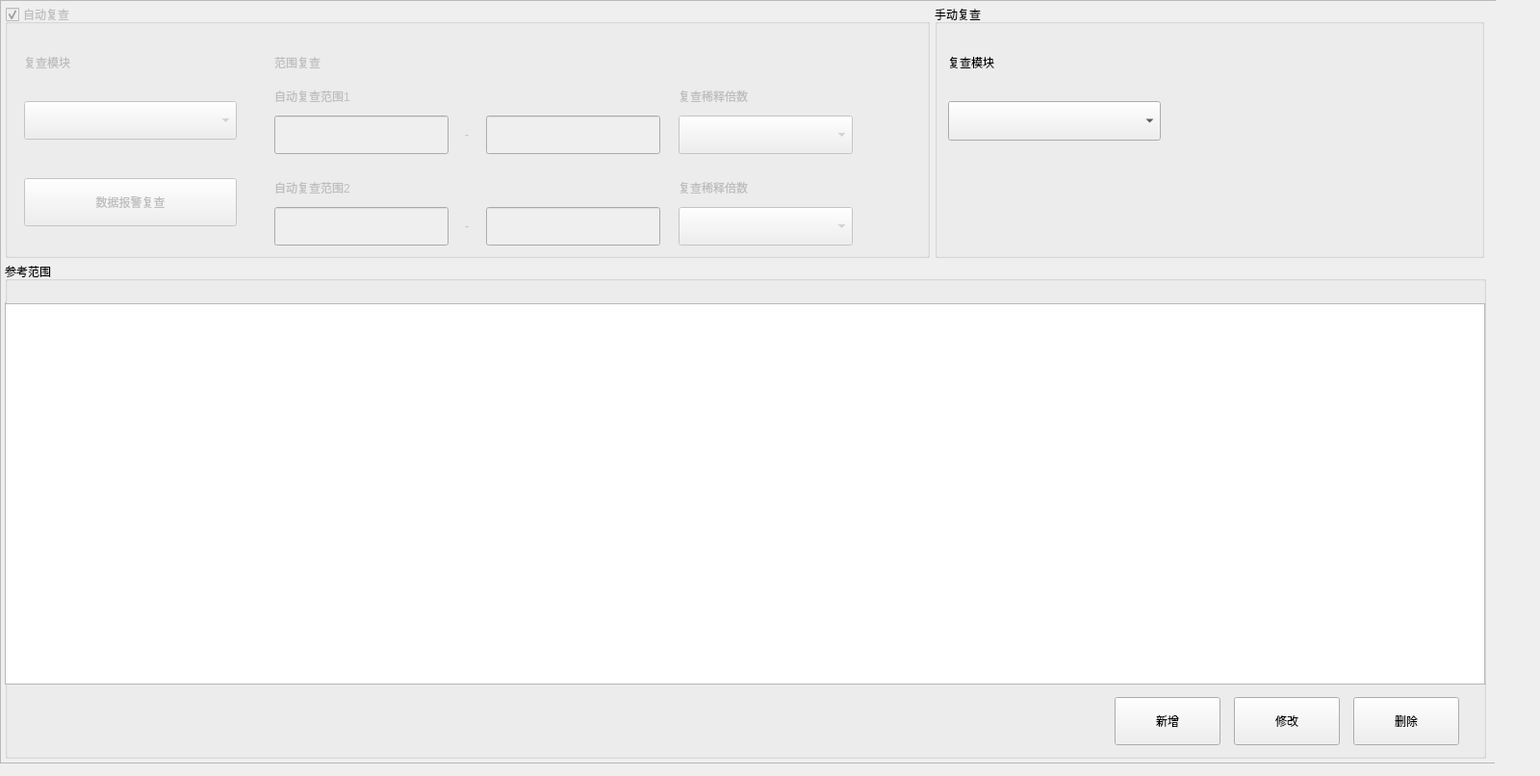
<?xml version="1.0" encoding="UTF-8"?>
<ui version="4.0">
 <class>ImRangeParamWidget</class>
 <widget class="QWidget" name="ImRangeParamWidget">
  <property name="geometry">
   <rect>
    <x>0</x>
    <y>0</y>
    <width>1600</width>
    <height>806</height>
   </rect>
  </property>
  <property name="windowTitle">
   <string>form</string>
  </property>
  <widget class="QGroupBox" name="AccDiaGrpBox">
   <property name="geometry">
    <rect>
     <x>5</x>
     <y>272</y>
     <width>1539</width>
     <height>516</height>
    </rect>
   </property>
   <property name="title">
    <string>参考范围</string>
   </property>
   <property name="checkable">
    <bool>false</bool>
   </property>
   <property name="checked">
    <bool>false</bool>
   </property>
   <property name="borders" stdset="0">
    <string notr="true">group_tit</string>
   </property>
   <widget class="QTableWidget" name="RefRangeTable">
    <property name="geometry">
     <rect>
      <x>0</x>
      <y>43</y>
      <width>1538</width>
      <height>396</height>
     </rect>
    </property>
    <property name="verticalScrollBarPolicy">
     <enum>Qt::ScrollBarAsNeeded</enum>
    </property>
    <property name="horizontalScrollBarPolicy">
     <enum>Qt::ScrollBarAsNeeded</enum>
    </property>
    <property name="showGrid">
     <bool>false</bool>
    </property>
    <property name="rowCount">
     <number>0</number>
    </property>
    <property name="scrolls" stdset="0">
     <string notr="true">layout_noborder_right</string>
    </property>
    <attribute name="horizontalHeaderDefaultSectionSize">
     <number>120</number>
    </attribute>
    <attribute name="horizontalHeaderHighlightSections">
     <bool>false</bool>
    </attribute>
    <attribute name="verticalHeaderDefaultSectionSize">
     <number>44</number>
    </attribute>
   </widget>
   <widget class="QFrame" name="line_h_4">
    <property name="geometry">
     <rect>
      <x>0</x>
      <y>438</y>
      <width>1543</width>
      <height>1</height>
     </rect>
    </property>
    <property name="frameShape">
     <enum>QFrame::StyledPanel</enum>
    </property>
    <property name="frameShadow">
     <enum>QFrame::Raised</enum>
    </property>
    <property name="lines" stdset="0">
     <string>solid</string>
    </property>
   </widget>
   <widget class="QWidget" name="widget" native="true">
    <property name="geometry">
     <rect>
      <x>480</x>
      <y>451</y>
      <width>1031</width>
      <height>52</height>
     </rect>
    </property>
    <layout class="QHBoxLayout" name="horizontalLayout">
     <property name="spacing">
      <number>14</number>
     </property>
     <property name="leftMargin">
      <number>0</number>
     </property>
     <property name="topMargin">
      <number>0</number>
     </property>
     <property name="rightMargin">
      <number>0</number>
     </property>
     <property name="bottomMargin">
      <number>0</number>
     </property>
     <item>
      <spacer name="horizontalSpacer">
       <property name="orientation">
        <enum>Qt::Horizontal</enum>
       </property>
       <property name="sizeHint" stdset="0">
        <size>
         <width>40</width>
         <height>20</height>
        </size>
       </property>
      </spacer>
     </item>
     <item>
      <widget class="QPushButton" name="RefAddBtn">
       <property name="minimumSize">
        <size>
         <width>110</width>
         <height>50</height>
        </size>
       </property>
       <property name="text">
        <string>新增</string>
       </property>
       <property name="buttons" stdset="0">
        <string>btn_dlg</string>
       </property>
      </widget>
     </item>
     <item>
      <widget class="QPushButton" name="RefModBtn">
       <property name="minimumSize">
        <size>
         <width>110</width>
         <height>50</height>
        </size>
       </property>
       <property name="text">
        <string>修改</string>
       </property>
       <property name="buttons" stdset="0">
        <string>btn_dlg</string>
       </property>
      </widget>
     </item>
     <item>
      <widget class="QPushButton" name="RefDelBtn">
       <property name="minimumSize">
        <size>
         <width>110</width>
         <height>50</height>
        </size>
       </property>
       <property name="text">
        <string>删除</string>
       </property>
       <property name="buttons" stdset="0">
        <string>btn_dlg</string>
       </property>
      </widget>
     </item>
    </layout>
   </widget>
  </widget>
  <widget class="QFrame" name="line_h">
   <property name="geometry">
    <rect>
     <x>0</x>
     <y>0</y>
     <width>1554</width>
     <height>1</height>
    </rect>
   </property>
   <property name="frameShape">
    <enum>QFrame::StyledPanel</enum>
   </property>
   <property name="frameShadow">
    <enum>QFrame::Raised</enum>
   </property>
   <property name="lines" stdset="0">
    <string>solid</string>
   </property>
  </widget>
  <widget class="QFrame" name="line_h_3">
   <property name="geometry">
    <rect>
     <x>0</x>
     <y>792</y>
     <width>1553</width>
     <height>1</height>
    </rect>
   </property>
   <property name="frameShape">
    <enum>QFrame::StyledPanel</enum>
   </property>
   <property name="frameShadow">
    <enum>QFrame::Raised</enum>
   </property>
   <property name="lines" stdset="0">
    <string>solid</string>
   </property>
  </widget>
  <widget class="QFrame" name="line_v_2">
   <property name="geometry">
    <rect>
     <x>0</x>
     <y>0</y>
     <width>1</width>
     <height>793</height>
    </rect>
   </property>
   <property name="frameShape">
    <enum>QFrame::StyledPanel</enum>
   </property>
   <property name="frameShadow">
    <enum>QFrame::Raised</enum>
   </property>
   <property name="lines" stdset="0">
    <string>solid</string>
   </property>
  </widget>
  <widget class="QGroupBox" name="groupBoxRetest">
   <property name="enabled">
    <bool>false</bool>
   </property>
   <property name="geometry">
    <rect>
     <x>5</x>
     <y>5</y>
     <width>961</width>
     <height>263</height>
    </rect>
   </property>
   <property name="title">
    <string>自动复查</string>
   </property>
   <property name="checkable">
    <bool>true</bool>
   </property>
   <property name="checked">
    <bool>true</bool>
   </property>
   <property name="borders" stdset="0">
    <string>group_tit_check</string>
   </property>
   <widget class="QPushButton" name="pushButtonAlarmRetestSet">
    <property name="geometry">
     <rect>
      <x>20</x>
      <y>180</y>
      <width>221</width>
      <height>50</height>
     </rect>
    </property>
    <property name="text">
     <string>数据报警复查</string>
    </property>
    <property name="buttons" stdset="0">
     <string>btn_dlg</string>
    </property>
   </widget>
   <widget class="QLabel" name="label_4">
    <property name="geometry">
     <rect>
      <x>280</x>
      <y>40</y>
      <width>321</width>
      <height>40</height>
     </rect>
    </property>
    <property name="text">
     <string>范围复查</string>
    </property>
   </widget>
   <widget class="QLabel" name="label_5">
    <property name="geometry">
     <rect>
      <x>280</x>
      <y>75</y>
      <width>401</width>
      <height>40</height>
     </rect>
    </property>
    <property name="text">
     <string>自动复查范围1</string>
    </property>
   </widget>
   <widget class="QLineEdit" name="lineEditAutoRetestRange1Lower">
    <property name="geometry">
     <rect>
      <x>280</x>
      <y>115</y>
      <width>181</width>
      <height>40</height>
     </rect>
    </property>
   </widget>
   <widget class="QLabel" name="label_6">
    <property name="geometry">
     <rect>
      <x>470</x>
      <y>115</y>
      <width>20</width>
      <height>40</height>
     </rect>
    </property>
    <property name="text">
     <string>-</string>
    </property>
    <property name="alignment">
     <set>Qt::AlignCenter</set>
    </property>
   </widget>
   <widget class="QLineEdit" name="lineEditAutoRetestRange1Upper">
    <property name="geometry">
     <rect>
      <x>500</x>
      <y>115</y>
      <width>181</width>
      <height>40</height>
     </rect>
    </property>
   </widget>
   <widget class="QComboBox" name="comboBoxRetestDuliRate1">
    <property name="geometry">
     <rect>
      <x>700</x>
      <y>115</y>
      <width>181</width>
      <height>40</height>
     </rect>
    </property>
   </widget>
   <widget class="QLabel" name="label_7">
    <property name="geometry">
     <rect>
      <x>700</x>
      <y>75</y>
      <width>251</width>
      <height>40</height>
     </rect>
    </property>
    <property name="text">
     <string>复查稀释倍数</string>
    </property>
   </widget>
   <widget class="QLineEdit" name="lineEditAutoRetestRange2Lower">
    <property name="geometry">
     <rect>
      <x>280</x>
      <y>210</y>
      <width>181</width>
      <height>40</height>
     </rect>
    </property>
   </widget>
   <widget class="QComboBox" name="comboBoxRetestDuliRate2">
    <property name="geometry">
     <rect>
      <x>700</x>
      <y>210</y>
      <width>181</width>
      <height>40</height>
     </rect>
    </property>
   </widget>
   <widget class="QLabel" name="label_8">
    <property name="geometry">
     <rect>
      <x>280</x>
      <y>170</y>
      <width>401</width>
      <height>40</height>
     </rect>
    </property>
    <property name="text">
     <string>自动复查范围2</string>
    </property>
   </widget>
   <widget class="QLabel" name="label_9">
    <property name="geometry">
     <rect>
      <x>700</x>
      <y>170</y>
      <width>301</width>
      <height>40</height>
     </rect>
    </property>
    <property name="text">
     <string>复查稀释倍数</string>
    </property>
   </widget>
   <widget class="QLineEdit" name="lineEditAutoRetestRange2Upper">
    <property name="geometry">
     <rect>
      <x>500</x>
      <y>210</y>
      <width>181</width>
      <height>40</height>
     </rect>
    </property>
   </widget>
   <widget class="QLabel" name="label_10">
    <property name="geometry">
     <rect>
      <x>470</x>
      <y>210</y>
      <width>20</width>
      <height>40</height>
     </rect>
    </property>
    <property name="text">
     <string>-</string>
    </property>
    <property name="alignment">
     <set>Qt::AlignCenter</set>
    </property>
   </widget>
   <widget class="QLabel" name="label_11">
    <property name="geometry">
     <rect>
      <x>20</x>
      <y>40</y>
      <width>231</width>
      <height>40</height>
     </rect>
    </property>
    <property name="text">
     <string>复查模块</string>
    </property>
   </widget>
   <widget class="QComboBox" name="comboBoxModuelDspAuto">
    <property name="geometry">
     <rect>
      <x>20</x>
      <y>100</y>
      <width>221</width>
      <height>40</height>
     </rect>
    </property>
   </widget>
  </widget>
  <widget class="QFrame" name="line_v_3">
   <property name="geometry">
    <rect>
     <x>5</x>
     <y>314</y>
     <width>1</width>
     <height>397</height>
    </rect>
   </property>
   <property name="frameShape">
    <enum>QFrame::StyledPanel</enum>
   </property>
   <property name="frameShadow">
    <enum>QFrame::Raised</enum>
   </property>
   <property name="lines" stdset="0">
    <string>solid</string>
   </property>
  </widget>
  <widget class="QGroupBox" name="groupBoxManualRetest">
   <property name="geometry">
    <rect>
     <x>971</x>
     <y>5</y>
     <width>571</width>
     <height>263</height>
    </rect>
   </property>
   <property name="title">
    <string>手动复查</string>
   </property>
   <property name="borders" stdset="0">
    <string>group_tit</string>
   </property>
   <widget class="QComboBox" name="comboBoxModuelDspManual">
    <property name="geometry">
     <rect>
      <x>14</x>
      <y>100</y>
      <width>221</width>
      <height>41</height>
     </rect>
    </property>
   </widget>
   <widget class="QLabel" name="label_12">
    <property name="geometry">
     <rect>
      <x>14</x>
      <y>40</y>
      <width>231</width>
      <height>40</height>
     </rect>
    </property>
    <property name="text">
     <string>复查模块</string>
    </property>
   </widget>
  </widget>
 </widget>
 <layoutdefault spacing="6" margin="11"/>
 <tabstops>
  <tabstop>groupBoxRetest</tabstop>
  <tabstop>pushButtonAlarmRetestSet</tabstop>
  <tabstop>lineEditAutoRetestRange1Lower</tabstop>
  <tabstop>lineEditAutoRetestRange1Upper</tabstop>
  <tabstop>comboBoxRetestDuliRate1</tabstop>
  <tabstop>lineEditAutoRetestRange2Lower</tabstop>
  <tabstop>lineEditAutoRetestRange2Upper</tabstop>
  <tabstop>comboBoxRetestDuliRate2</tabstop>
  <tabstop>RefRangeTable</tabstop>
  <tabstop>RefAddBtn</tabstop>
  <tabstop>RefModBtn</tabstop>
  <tabstop>RefDelBtn</tabstop>
 </tabstops>
 <resources/>
 <connections/>
</ui>
